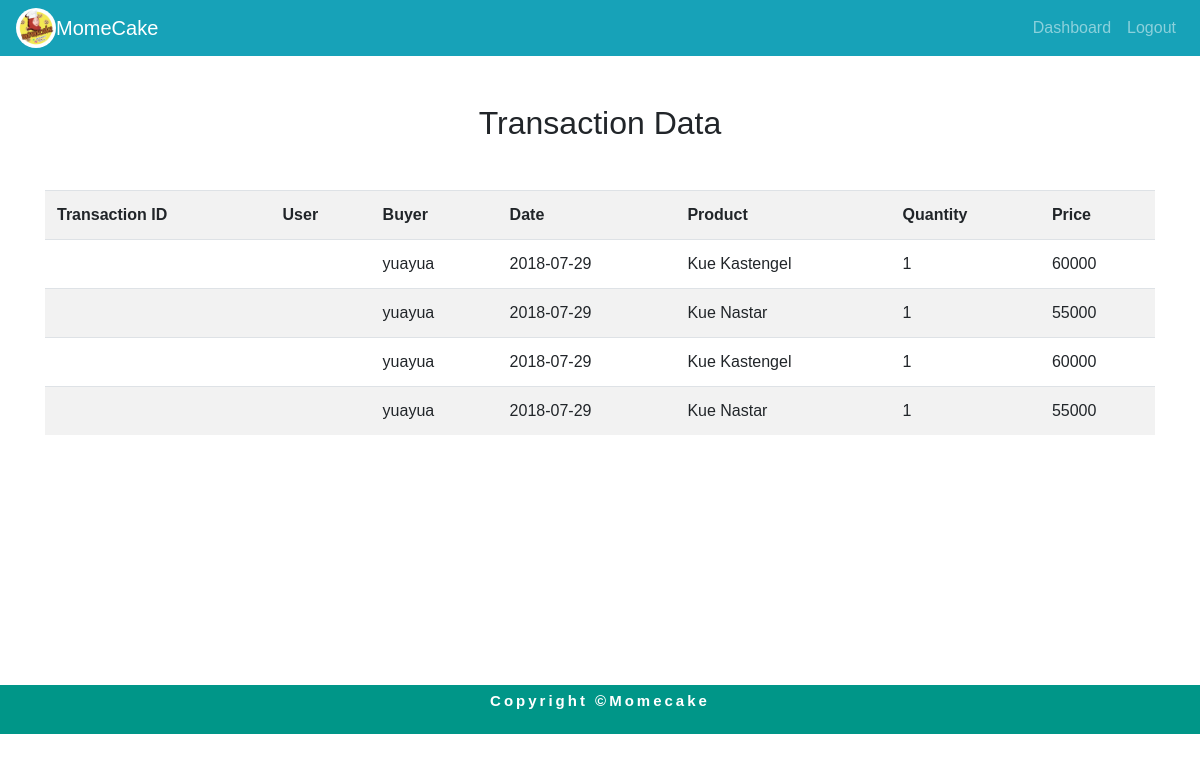
The app's page /transaksi.php, older data.
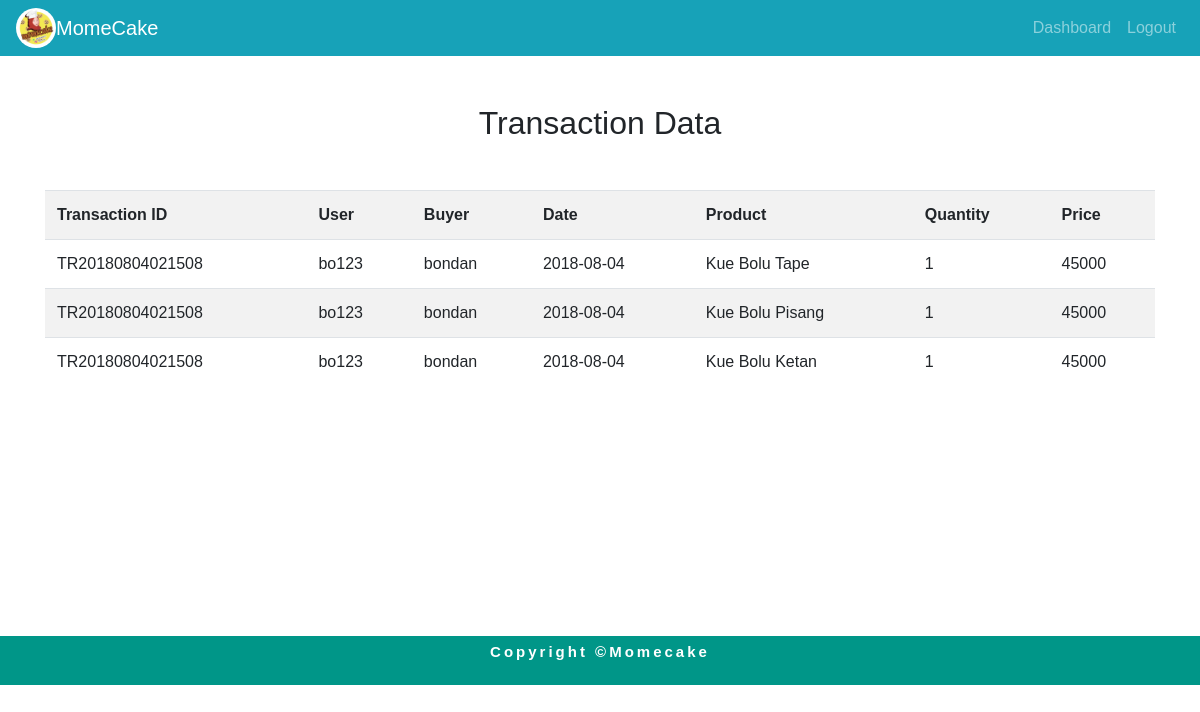
The same page, newer data.
### tables this page shows
CREATE TABLE `cart` (
  `id_transaksi` char(30) NOT NULL,
  `username` varchar(10) NOT NULL,
  `buyer` varchar(100) NOT NULL,
  `date` date NOT NULL,
  `product` text NOT NULL,
  `qty` int(11) NOT NULL,
  `price` int(11) NOT NULL
);

### transaksi.php (the view, shortened to what this page needs)
<?php
require_once("database_connection.php");
?>
<!DOCTYPE html>
<html lang="en">
  <head>
    <link rel="stylesheet" href="assets/css/style.css">
    <link href="assets/vendor/bootstrap/css/bootstrap.min.css" rel="stylesheet">
    <link href="assets/css/modern-business.css" rel="stylesheet">
    <link href="https://stackpath.bootstrapcdn.com/font-awesome/4.7.0/css/font-awesome.min.css" rel="stylesheet">
    <link rel="stylesheet" type="text/css" href="https://cdnjs.cloudflare.com/ajax/libs/font-awesome/4.7.0/css/font-awesome.css">
  </head>
  <body>
    <nav class="navbar fixed-top navbar-expand-lg navbar-dark bg-info fixed-top">
        <img src="assets/img/mome(1).jpg" class="rounded-circle" width="40" height="40"> </img>
        <a class="navbar-brand" href="index.php">MomeCake</a>
        <div class="collapse navbar-collapse" id="navbarResponsive">
          <ul class="navbar-nav ml-auto">
            <li class="nav-item">
              <a class="nav-link" href="index2.php">Dashboard</a>
            </li>
            <li class="nav-item">
              <a class="nav-link" href="logout.php">Logout</a>
            </li>
          </ul>
        </div>
    </nav>
<br>
   <div class="container">
      <center>
      <h2 class="my-4">Transaction Data</h2>
    </center>
    <br>
<?php
  $pdo_statement = $connect->prepare("SELECT * FROM cart ORDER BY date DESC");
  $pdo_statement->execute();
  $result = $pdo_statement->fetchAll();
?>
  <table class="table table-striped">
  <tr>
    <th class="table-header">Transaction ID</th>
    <th class="table-header">User</th>
    <th class="table-header">Buyer</th>
    <th class="table-header">Date</th>
    <th class="table-header">Product</th>
    <th class="table-header">Quantity</th>
    <th class="table-header">Price</th>
  </tr>
  <?php
  if(!empty($result)) {
    foreach($result as $row) {
  ?>
    <tr class="table-row">
    <td><?php echo $row["id_transaksi"]; ?></td>
    <td><?php echo $row["username"]; ?></td>
    <td><?php echo $row["buyer"]; ?></td>
    <td><?php echo $row["date"]; ?></td>
    <td><?php echo $row["product"]; ?></td>
    <td><?php echo $row["qty"]; ?></td>
    <td><?php echo $row["price"]; ?></td>
    </tr>
    <?php
    }
  }
  else{
    echo "There is no transaction to show";
  }
  ?>
</table>
</div>
    <div class="footer-bottom">
      <p>Copyright &copy<a href="#">Momecake</a></p>
    </div>
  </body>
</html>

### assets/css/style.css (style rules this page uses)
* { margin: 0px; padding: 0px; font-family: sans-serif; box-sizing: border-box; }
.footer-bottom { width: 100%; height: auto; margin: auto; background: #009688; padding: 3px; }
.footer-bottom p { font-family: sans-serif; font-size: 15px; text-align: center; color: #fff; font-weight: 600; letter-spacing: 3px; }
.footer-bottom p a { color: #fff; }

### assets/css/modern-business.css (style rules this page uses)
body { padding-top: 54px; }
@media (min-width: 992px) { body { padding-top: 56px; } }

### transaksi.php (style rules this page uses)
.footer-bottom { width: 100%; height: auto; margin: auto; margin-top: 250px; background: #009688; padding: 5px; }
.footer-bottom p { font-family: sans-serif; font-size: 15px; text-align: center; color: #fff; font-weight: 600; letter-spacing: 3px; }
.footer-bottom p a { color: #fff; }

Row changes from the older to the newer data that the page shows:
removed cart: buyer "yuayua", date "2018-07-29", product "Kue Kastengel", qty "1", price "60000"
removed cart: buyer "yuayua", date "2018-07-29", product "Kue Nastar", qty "1", price "55000"
removed cart: buyer "yuayua", date "2018-07-29", product "Kue Kastengel", qty "1", price "60000"
removed cart: buyer "yuayua", date "2018-07-29", product "Kue Nastar", qty "1", price "55000"
added cart: id_transaksi "TR20180804021508", username "bo123", buyer "bondan", date "2018-08-04", product "Kue Bolu Tape", qty "1", price "45000"
added cart: id_transaksi "TR20180804021508", username "bo123", buyer "bondan", date "2018-08-04", product "Kue Bolu Pisang", qty "1", price "45000"
added cart: id_transaksi "TR20180804021508", username "bo123", buyer "bondan", date "2018-08-04", product "Kue Bolu Ketan", qty "1", price "45000"
